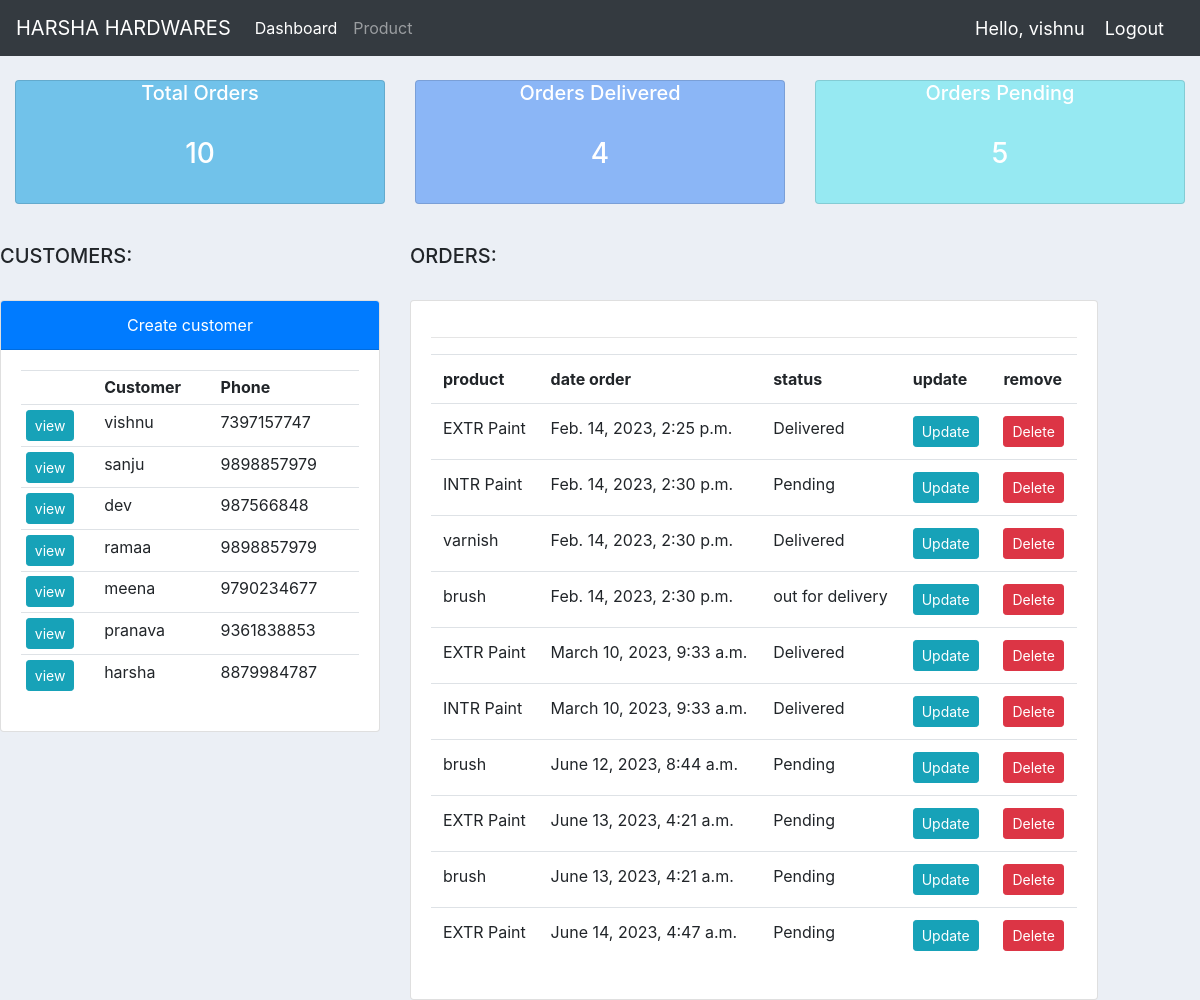
Screenshot of / (signed in) with the database file from the repository.
### login/models.py (models this page shows, shortened)
class customer(models.Model):
    user = models.OneToOneField(User,null=True,on_delete=models.CASCADE)
    name=models.CharField(max_length=200,null=True);
    phone=models.CharField(max_length=200,null=True);
    email=models.EmailField(max_length=200,null=True);
    date_created=models.DateTimeField(auto_now_add=True)

class order(models.Model):
    STATUS=(
           ('Pending','Pending'),
           ('out for delivery','out for delivery'),
           ('Delivered','Delivered'),
           )
    customer=models.ForeignKey(customer,null=True,on_delete=models.SET_NULL)
    product=models.ForeignKey(product,null=True,on_delete=models.SET_NULL)
    Date_created=models.DateTimeField(auto_now_add=True,null=True);
    status=models.CharField(max_length=200,null=True,choices=STATUS)

class product(models.Model):
    CATEGORY=(
        ('Indoor','Indoor'),
        ('out Door','out Door'),
    )
    name=models.CharField(max_length=200,null=True);
    price=models.FloatField(max_length=200,null=True);
    category=models.CharField(max_length=200,null=True,choices=CATEGORY);
    description=models.CharField(max_length=200,null=True,blank=True);
    Date_created=models.DateTimeField(auto_now_add=True,null=True);
    tag=models.ManyToManyField(tag)
    def __str__(self):
        return self.name

### login/views.py (the view)
# urls.py: path('',views.log,name='dashboard'),
@login_required(login_url='login')
def log(request):
    orders = order.objects.all()
    customers = customer.objects.all()
    total_orders = orders.count()
    total_customers = customers.count()
    delivered = orders.filter(status="Delivered").count()
    pending = orders.filter(status="Pending").count()
    context={'orders':orders,'customers':customers,'total_orders':total_orders,'delivered': delivered,'pending':pending}
    return render(request,'accounts/dashboard.html',context)

### login/templates/accounts/dashboard.html (shortened to what this page needs)
{% extends 'accounts/main.html'%}
{%block content%}
{% include 'accounts/status.html'%}
    <body>
        <div class="row">
            <div class="col-md-4">
                <br>
                <h5>CUSTOMERS:</h5>
                <br>
                <div class="card" >
                    <a class="card-header bg-primary" style="text-align: center;color: white;text-decoration: none;" href="{% url 'createcustomer' %}"><div>Create customer</div></a>
                    <div class="card-body">
                        <table class="table table-sm">
                              <tr>
                                <th></th>
                                <th scope="col">Customer</th>
                                <th scope="col">Phone</th>
                              </tr>
                              {% for customer in customers %}
                              <tr>
                                <td><a class="btn btn-sm btn-info" href="{%url 'customer' customer.id %}">view</a></td>
                                <td>{{customer.name}}</td>
                                <td>{{customer.phone}}</td>
                              </tr>
                             {% endfor %}
                            </table>
                    </div>
                  </div>
            </div>
                <div class="col-md-7">
                    <br>
                    <h5>ORDERS:</h5>
                    <br>
                    <div class="card" >
                        <div class="card-body">
                            <table class="table">
                                  <tr>
                                    <th scope="col">product</th>
                                    <th scope="col">date order</th>
                                    <th scope="col">status</th>
                                    <th scope="col">update</th>
                                    <th scope="col">remove</th>
                                  </tr>
                                  {% for order in orders %}
                                  <tr>
                                    <td>{{order.product}}</td>
                                    <td>{{order.Date_created}}</td>
                                    <td>{{order.status}}</td>
                                    <td><a class="btn btn-sm btn-info" href="{%url 'update_order' order.id %}">Update</a></td>
                                    <td><a class="btn btn-sm btn-danger" href="{%url 'delete_order' order.id %}">Delete</a></td>
                                  </tr>
                                 {% endfor %}
                        </div>
                      </div>
                </div>
            </div>
{%endblock%}

### login/templates/accounts/navbar.html (shortened to what this page needs)
<nav class="navbar navbar-expand-lg navbar-dark bg-dark">
    <a class="navbar-brand" href="#">HARSHA HARDWARES</a>
    <div class="collapse navbar-collapse" id="navbarNav">
      <ul class="navbar-nav">
        <li class="nav-item active">
          <a class="nav-link" href="{%url 'dashboard'%}">Dashboard</a>
        </li>
        <li class="nav-item">
          <a class="nav-link" href="{%url 'products'%}">Product</a>
      </ul>
    </div>
    <span class="Hello-msg">Hello, {{request.user}}</span>
    <span><a class="Hello-msg" href="{% url 'logout' %}">Logout</a></span>
  </nav>

### login/templates/accounts/main.html (style rules this page uses)
body { background-color:#ebeff5; }

### login/templates/accounts/navbar.html (style rules this page uses)
.Hello-msg { font-size: 18px; color: #fff; margin-right:20px; }

### rows the page displays
customer: name "vishnu", phone "7397157747"
customer: name "sanju", phone "9898857979"
customer: name "dev", phone "987566848"
customer: name "ramaa", phone "9898857979"
customer: name "meena", phone "9790234677"
customer: name "pranava", phone "9361838853"
customer: name "harsha", phone "8879984787"
order: product "EXTR Paint", Date_created "Feb. 14, 2023, 2:25 p.m.", status "Delivered"
order: product "INTR Paint", Date_created "Feb. 14, 2023, 2:30 p.m.", status "Pending"
order: product "varnish", Date_created "Feb. 14, 2023, 2:30 p.m.", status "Delivered"
order: product "brush", Date_created "Feb. 14, 2023, 2:30 p.m.", status "out for delivery"
order: product "EXTR Paint", Date_created "March 10, 2023, 9:33 a.m.", status "Delivered"
order: product "INTR Paint", Date_created "March 10, 2023, 9:33 a.m.", status "Delivered"
order: product "brush", Date_created "June 12, 2023, 8:44 a.m.", status "Pending"
order: product "EXTR Paint", Date_created "June 13, 2023, 4:21 a.m.", status "Pending"
order: product "brush", Date_created "June 13, 2023, 4:21 a.m.", status "Pending"
order: product "EXTR Paint", Date_created "June 14, 2023, 4:47 a.m.", status "Pending"

### other values shown
{{ request.user }} "vishnu"
{{ total_orders }} "10"
{{ delivered }} "4"
{{ pending }} "5"
